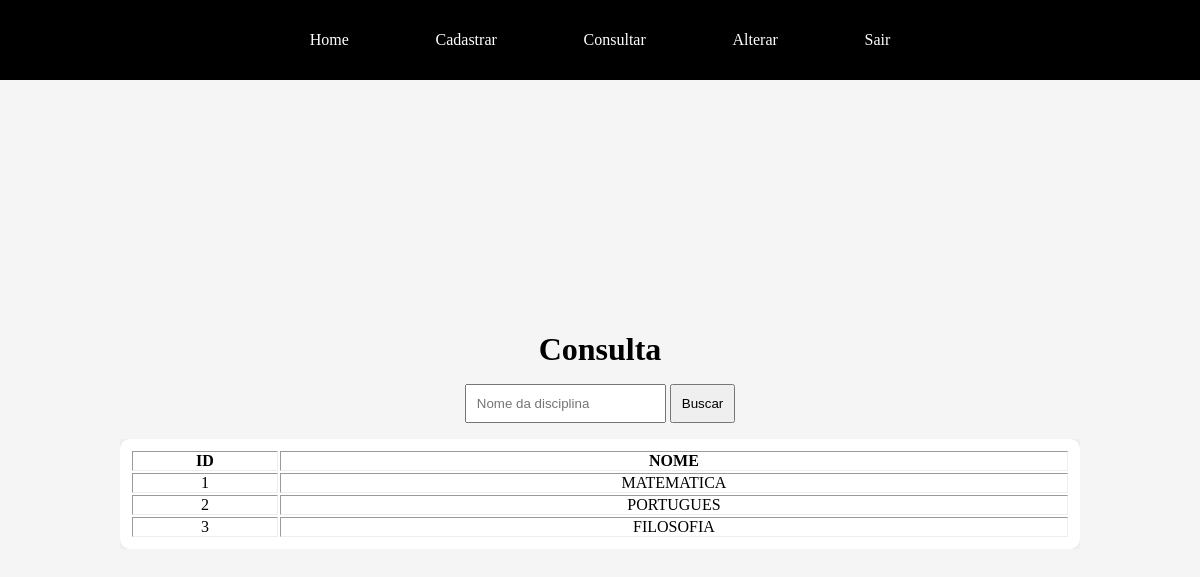
The app's page /site/acess/adm/consulta/disc/consultar.php, older data.
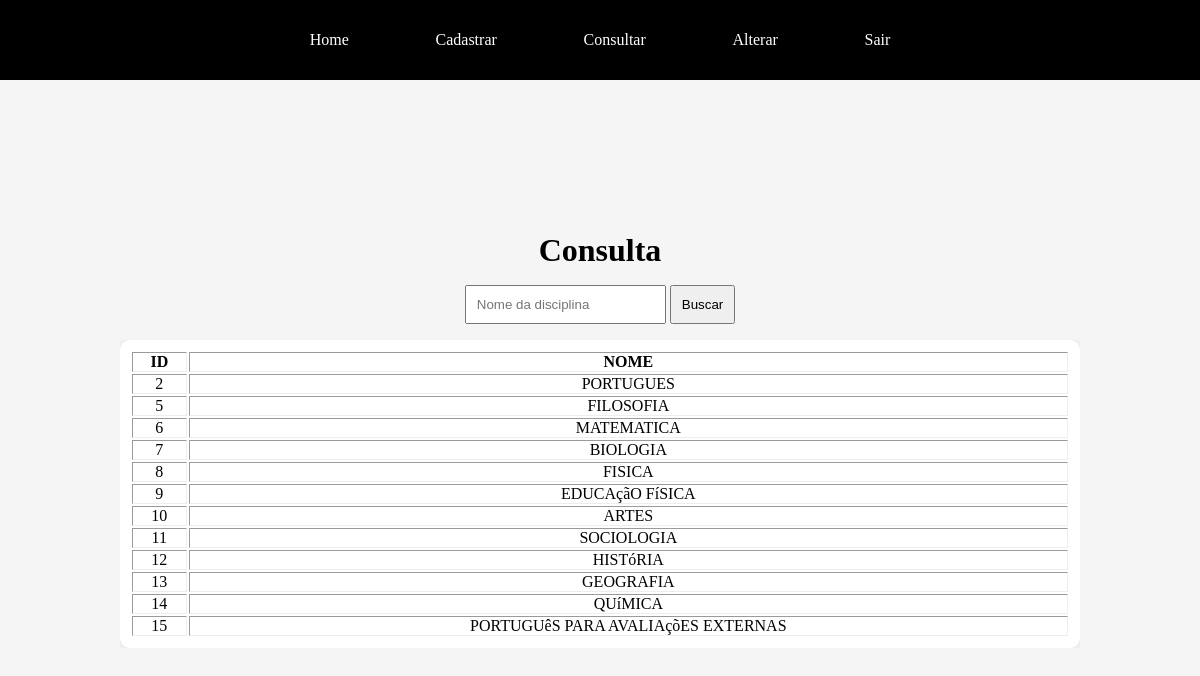
The same page, newer data.
### tables this page shows
CREATE TABLE `disciplina` (
  `id` int(11) NOT NULL,
  `nome` varchar(60) NOT NULL
);

### site/acess/adm/consulta/disc/consultar.php (the view, shortened to what this page needs)
<!DOCTYPE html>
<html lang="pt-BR">
<head>
  <link rel="stylesheet" href="../../../../css/acess/consulta.css">
  <?php
    require "../../../../conexao.php";
    $sql = "SELECT * FROM disciplina";
    $result = mysqli_query($conn, $sql);
  ?>
</head>
<body>
  <header>
    <nav class="menu">
      <a href="../../home.php" class="menu-item"><span>Home</span></a>
      <a href="../../cadastrar.php" class="menu-item"><span>Cadastrar</span></a>
      <a href="../../consultar.php" class="menu-item"><span>Consultar</span></a>
      <a href="../../alterar.php" class="menu-item"><span>Alterar</span></a>
      <a href="../../../../index.php" class="menu-item"><span>Sair</span></a>
    </nav>
  </header>
  <main>
    <h1>Consulta</h1>
    <form action="busca.php" method="post" class="busca">
      <input type="text" name="nome" placeholder="Nome da disciplina" required>
      <button type="submit">Buscar</button>
    </form>
    <div class="container">
      <table border="1px" class='lista'>
        <thead>
          <th>ID</th>
          <th>NOME</th>
        </thead>
        <tbody>
          <?php
            while ($row = mysqli_fetch_assoc($result)) {
              echo "<tr>
                <td>{$row['id']}</td>
                <td>{$row['nome']}</td>
              </tr>";
            }
          ?>
        </tbody>
      </table>
    </div>
  </main>
</body>
</html>

### site/css/acess/consulta.css (style rules this page uses)
main { display: flex; justify-content: center; align-items: center; width: 100%; height: calc(100vh - 80px); flex-direction: column; gap: 1rem; text-align: center; background-color: whitesmoke; position: relative; }
input { padding: 10px; }
button { padding: 10px; cursor: pointer; }
.container { overflow: scroll; width: 80%; }
.lista { border: none; padding: 10px; background-color: white; box-shadow: 0 0 10px rgba(0,0,0,0.1); width: 100%; border-radius: 10px; }

### site/css/acess/header.css (style rules this page uses)
* { margin: 0; padding: 0; box-sizing: border-box; text-decoration: none; }
header { width: 100%; height: 80px; background-color: black; color: white; box-shadow: 0 0 10px rgba(0,0,0,0.4); display: flex; justify-content: center; align-items: center; }
.menu { display: flex; justify-content: center; gap: 20%; }
.menu > a { color: white; position: relative; padding: 10px; }
.menu > a::after { content: ''; position: absolute; width: 0; left: 0; bottom: 0; height: 2px; background-color: white; transition: width .3s ease; }

Row changes from the older to the newer data that the page shows:
removed disciplina: id "1", nome "MATEMATICA"
removed disciplina: id "3", nome "FILOSOFIA"
added disciplina: id "5", nome "FILOSOFIA"
added disciplina: id "6", nome "MATEMATICA"
added disciplina: id "7", nome "BIOLOGIA"
added disciplina: id "8", nome "FISICA"
added disciplina: id "9", nome "EDUCAçãO FíSICA"
added disciplina: id "10", nome "ARTES"
added disciplina: id "11", nome "SOCIOLOGIA"
added disciplina: id "12", nome "HISTóRIA"
added disciplina: id "13", nome "GEOGRAFIA"
added disciplina: id "14", nome "QUíMICA"
added disciplina: id "15", nome "PORTUGUêS PARA AVALIAçõES EXTERNAS"
